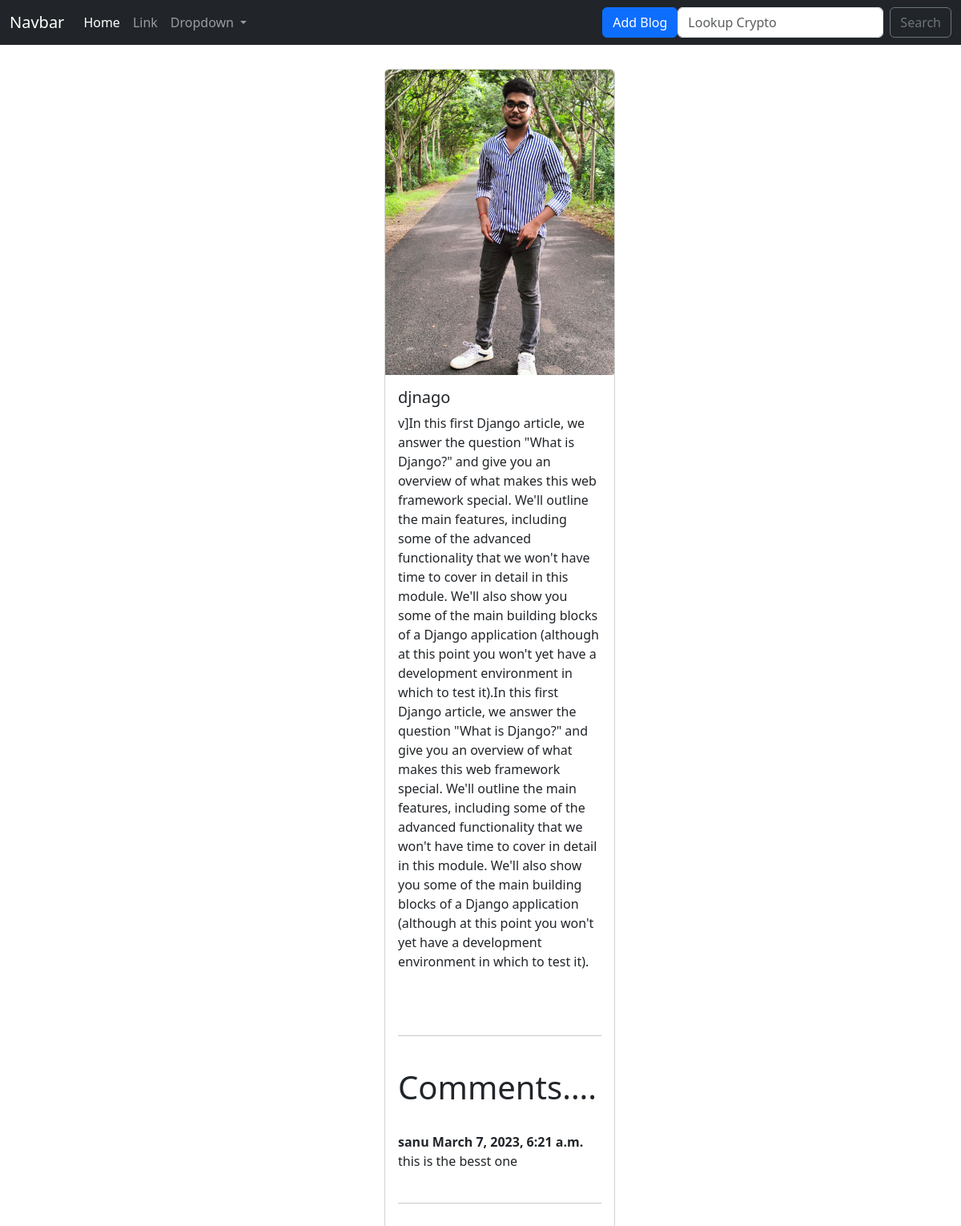
/post/38, run on the app's committed database.
### Blog/models.py (models this page shows, shortened)
class Blogpost(models.Model):
    title=models.CharField(max_length=1000)
    content=models.CharField(max_length=400)
    image=models.ImageField(upload_to="Blog/images",default="")
    likes=models.ManyToManyField(User,related_name="blog_post")

class Comment(models.Model):
    post=models.ForeignKey(Blogpost,related_name='comments',on_delete=models.CASCADE)
    name=models.CharField(max_length=350)
    content=models.TextField()
    date_added=models.DateTimeField(auto_now_add=True)

### Blog/views.py (the view)
# urls.py: path('post/<int:id>',views.post,name='post'),
def post(request,id):
    try:
        post = Blogpost.objects.get(id=id)
    except Blogpost.DoesNotExist:
        raise Http404("Post does not exist")
    return render(request, 'display.html', {'post': post})

### templates/display.html
{% extends 'base.html' %}
{% block content %}
<div class="cointainer" style="margin: 30px 50% 30px 40%">
  <div class="row">
    <div class="col">
      <div class="card" style="width: 18rem">
        <img class="card-img-top" src="/media/{{post.image}}" alt="" />
        <div class="card-body">
          <h5 class="card-title">{{post.title}}</h5>
          <p class="card-text">{{post.content}}</p>
          <br><br/>
          <hr>
          <br/>
          <h1>Comments....</h1>
            <br>
          {% if not post.comments.all %}
             No comments Yet.....<a href="#">Add one</a>
          {% else %}
              {% for comment in post.comments.all %}
            <strong>{{comment.name}}</strong>
            <strong>{{comment.date_added}}</strong>
            <br/>
            {{comment.content}}
            <br><br/>
            <hr>
              {% endfor %}
            {% endif %}
        </div>
        </div>
      </div>
    </div>
  </div>
{% endblock %}

### data on the page
Blogpost: image (picture), title "djnago", content "v]In this first Django article, we answer the question \"What is Django?\" and give you an overview of what makes this web framework special. We'll outline the main features, including some of the advanced functionality that we won't have time to cover in detail in this module. We'll also show you some of the main building blocks of a Django application (although at this point you won't yet have a development environment in which to test it).In this first Django article, we answer the question \"What is Django?\" and give you an overview of what makes this web framework special. We'll outline the main features, including some of the advanced functionality that we won't have time to cover in…"
Comment: name "sanu", date_added "March 7, 2023, 6:21 a.m.", content "this is the besst one"
